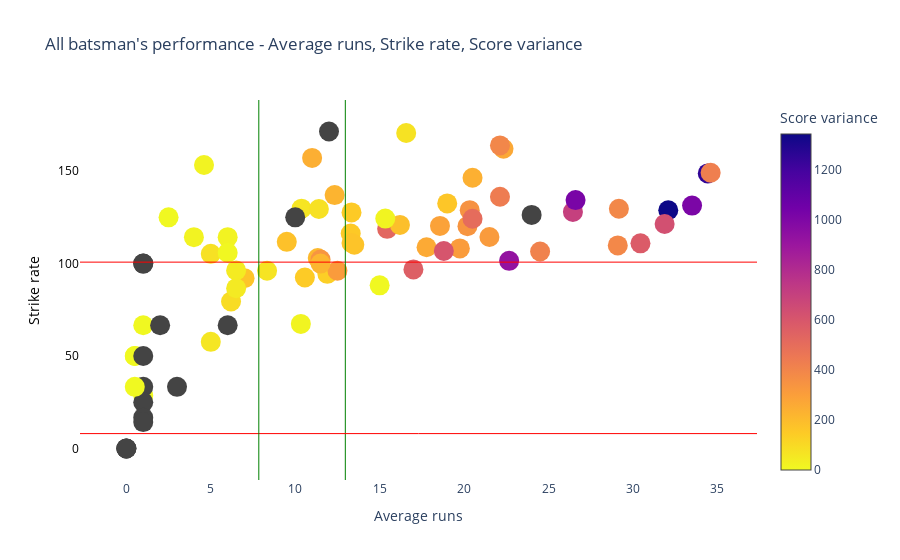
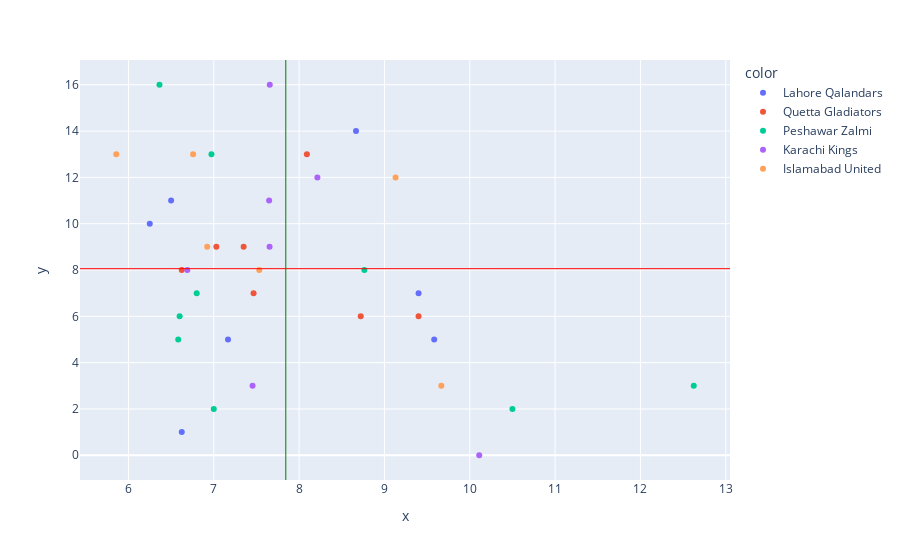

Notebook code cell kept with these figures, in order:
### Code cell
quadrant_chart(
    x=df_bowler['Economy'],
    y=df_bowler['wicket'],
    team=df_bowler['Bowling_team'],
    xtick_labels=['Low', 'High'],
    ytick_labels=['Low', 'High'],
    highlight_quadrants=[1]
)

### Figure 1 — Plotly figure (JSON) as saved in the notebook; plotly's stock layout.template omitted (floating-point values rounded to 4 significant figures)
{"data": [{"hoverinfo": "text", "marker": {"autocolorscale": true, "cmin": 0, "color": [1344.0, 387.9, 579.3, 632.1, 1250.0, 705.0, 315.4, 336.6, 267.0, 349.0, 437.3, 393.6, 390.2, 425.3, 163.2, 504.9, 259.4, 310.8, 561.2, 411.9, 528.0, 928.3, 1021.0, 289.6, 151.0, 134.8, 73.95, 605.7, 151.2, 63.41, 240.3, 189.2, 145.3, 209.1, 1012.0, 243.6, 76.8, 173.7, 339.7, 14.33, 170.3, 224.3, 170, 14.33, 91.7, 2, 43, 48.33, 312.5, 65.33, null, 18, 18.8, 220.5, 75.33, 180.5, 7, 18.67, 61, null, null, null, 4.5, 2, null, null, 0, 0.3333, 0.5, null, null, null, null, null, null, null, 0.5, null, null, null], "colorbar": {"title": {"text": "Score variance"}}, "reversescale": true, "size": 20, "symbol": "circle"}, "mode": "markers", "showlegend": false, "text": ["Kamran Akmal  Peshawar Zalmi", "Babar Azam  Karachi Kings", "DR Smith  Islamabad United", "RR Rossouw  Quetta Gladiators", "KP Pietersen  Quetta Gladiators", "Ahmed Shehzad  Quetta Gladiators", "KC Sangakkara  Karachi Kings", "Shoaib Malik  Karachi Kings", "KA Pollard  Karachi Kings", "Sarfraz Ahmed  Quetta Gladiators", "Fakhar Zaman  Lahore Qalandars", "Shahid Afridi  Peshawar Zalmi", "DJ Malan  Peshawar Zalmi", "JJ Roy  Lahore Qalandars", "SR Watson  Islamabad United", "Umar Akmal  Lahore Qalandars", "CH Gayle  Karachi Kings", "Misbah-ul-Haq  Islamabad United", "Mohammad Hafeez  Peshawar Zalmi", "Asad Shafiq  Quetta Gladiators", "BJ Haddin  Islamabad United", "EJG Morgan  Peshawar Zalmi", "SW Billings  Islamabad United", "Mohammad Rizwan  Lahore Qalandars", "DJG Sammy  Peshawar Zalmi", "RS Bopara  Karachi Kings", "SP Narine  Lahore Qalandars", "Tamim Iqbal  Peshawar Zalmi", "BB McCullum  Lahore Qalandars", "Imad Wasim  Karachi Kings", "CS Delport  Lahore Qalandars", "MN Samuels  Peshawar Zalmi", "GD Elliott  Lahore Qalandars", "Sohail Tanvir  Lahore Qalandars", "Hussain Talat  Islamabad United", "Shadab Khan  Islamabad United", "Anwar Ali  Quetta Gladiators", "Shakib Al Hasan  Peshawar Zalmi", "Asif Ali  Islamabad United", "Rafatullah Mohmand  Islamabad United", "NLTC Perera  Quetta Gladiators", "Mahmudullah  Quetta Gladiators", "Sohaib Maqsood  Peshawar Zalmi", "Haris Sohail  Peshawar Zalmi", "Wahab Riaz  Peshawar Zalmi", "BM Duckett  Islamabad United", "Hasan Khan  Quetta Gladiators", "CJ Jordan  Peshawar Zalmi", "Aamer Yamin  Lahore Qalandars", "Amad Butt  Islamabad United", "SM Ervine  Quetta Gladiators", "Mohammad Amir  Karachi Kings", "Hasan Ali  Peshawar Zalmi", "Yasir Shah  Lahore Qalandars", "Mohammad Nawaz (3)  Quetta Gladiators", "Shahzaib Hasan  Karachi Kings", "Saad Nasim  Quetta Gladiators", "Sohail Khan  Karachi Kings", "Iftikhar Ahmed  Peshawar Zalmi", "LJ Wright  Quetta Gladiators", "DPMD Jayawardene  Karachi Kings", "RR Emrit  Quetta Gladiators", "Usama Mir  Karachi Kings", "Mohammad Irfan (4)  Lahore Qalandars", "Anamul Haque  Quetta Gladiators", "Umar Gul  Quetta Gladiators", "Bilawal Bhatti  Lahore Qalandars", "Mohammad Sami  Islamabad United", "TS Mills  Quetta Gladiators", "N Pooran  Islamabad United", "Ghulam Mudassar  Lahore Qalandars", "Sharjeel Khan  Islamabad United", "Imran Khalid  Islamabad United", "Junaid Khan  Peshawar Zalmi", "Khushdil Shah  Peshawar Zalmi", "MN van Wyk  Quetta Gladiators", "Zulfiqar Babar  Quetta Gladiators", "Usman Khan  Karachi Kings", "Rumman Raees  Islamabad United", "Mohammad Irfan  Islamabad United"], "x": [32.09, 29.1, 30.44, 31.88, 34.43, 26.44, 21.5, 20.2, 22.33, 20.33, 22.12, 22.12, 29.17, 34.6, 19, 20.5, 17.78, 19.75, 17, 24.5, 15.44, 22.67, 26.6, 18.57, 13.33, 11.9, 16.57, 18.8, 13.29, 10.38, 20.5, 16.2, 10.57, 11.33, 33.5, 11, 11.4, 13.5, 11.5, 15.33, 13.33, 12.33, 7, 10.33, 6.2, 15, 6.5, 6.5, 12.5, 8.333, 24, 6, 4.6, 11.5, 5, 9.5, 6, 4, 5, 12, 10, 6, 2.5, 1, 3, 2, 1, 0.5, 0.5, 1, 1, 1, 1, 1, 1, 1, 0.5, 0, 0, 0], "y": [128.8, 109.8, 110.9, 121.4, 148.8, 128.0, 114.4, 120.2, 162.1, 128.9, 136.2, 163.9, 129.6, 149.1, 132.6, 124.2, 108.8, 108.2, 96.84, 106.5, 118.8, 101.5, 134.3, 120.4, 127.7, 94.44, 170.6, 106.8, 116.2, 129.7, 146.4, 120.9, 92.5, 103.0, 131.4, 157.1, 129.5, 110.2, 102.2, 124.3, 111.1, 137.0, 92.11, 67.39, 79.49, 88.24, 96.3, 86.67, 96.15, 96.15, 126.3, 114.3, 153.3, 100, 105.3, 111.8, 105.9, 114.3, 57.69, 171.4, 125, 66.67, 125, 66.67, 33.33, 66.67, 28.57, 50, 50, 33.33, 100, 25, 100, 50, 16.67, 14.29, 33.33, 0, 0, 0], "type": "scatter"}], "layout": {"paper_bgcolor": "white", "plot_bgcolor": "white", "title": {"text": "All batsman's performance - Average runs, Strike rate, Score variance"}, "xaxis": {"showgrid": false, "title": {"text": "Average runs"}, "zeroline": false}, "yaxis": {"color": "black", "showgrid": true, "title": {"font": {"color": "black"}, "text": "Strike rate"}, "zeroline": false}, "shapes": [{"line": {"color": "red", "width": 1}, "type": "line", "x0": 0, "x1": 1, "xref": "x domain", "y0": 100.8, "y1": 100.8, "yref": "y"}, {"line": {"color": "green", "width": 1}, "type": "line", "x0": 12.97, "x1": 12.97, "xref": "x", "y0": 0, "y1": 1, "yref": "y domain"}, {"line": {"color": "red", "width": 1}, "type": "line", "x0": 0, "x1": 1, "xref": "x domain", "y0": 8.056, "y1": 8.056, "yref": "y"}, {"line": {"color": "green", "width": 1}, "type": "line", "x0": 7.844, "x1": 7.844, "xref": "x", "y0": 0, "y1": 1, "yref": "y domain"}]}}

### Figure 2 — Plotly figure (JSON) as saved in the notebook; plotly's stock layout.template omitted (floating-point values rounded to 4 significant figures)
{"data": [{"hovertemplate": "color=Lahore Qalandars<br>x=%{x}<br>y=%{y}<extra></extra>", "legendgroup": "Lahore Qalandars", "marker": {"color": "#636efa", "symbol": "circle"}, "mode": "markers", "name": "Lahore Qalandars", "orientation": "v", "showlegend": true, "x": [7.167, 6.625, 9.583, 9.4, 6.5, 8.667, 6.25], "xaxis": "x", "y": [5, 1, 5, 7, 11, 14, 10], "yaxis": "y", "type": "scatter"}, {"hovertemplate": "color=Quetta Gladiators<br>x=%{x}<br>y=%{y}<extra></extra>", "legendgroup": "Quetta Gladiators", "marker": {"color": "#EF553B", "symbol": "circle"}, "mode": "markers", "name": "Quetta Gladiators", "orientation": "v", "showlegend": true, "x": [9.4, 7.03, 7.467, 8.091, 8.722, 7.35, 6.625], "xaxis": "x", "y": [6, 9, 7, 13, 6, 9, 8], "yaxis": "y", "type": "scatter"}, {"hovertemplate": "color=Peshawar Zalmi<br>x=%{x}<br>y=%{y}<extra></extra>", "legendgroup": "Peshawar Zalmi", "marker": {"color": "#00cc96", "symbol": "circle"}, "mode": "markers", "name": "Peshawar Zalmi", "orientation": "v", "showlegend": true, "x": [6.8, 10.5, 6.973, 12.62, 8.765, 6.6, 7, 6.583, 6.364], "xaxis": "x", "y": [7, 2, 13, 3, 8, 6, 2, 5, 16], "yaxis": "y", "type": "scatter"}, {"hovertemplate": "color=Karachi Kings<br>x=%{x}<br>y=%{y}<extra></extra>", "legendgroup": "Karachi Kings", "marker": {"color": "#ab63fa", "symbol": "circle"}, "mode": "markers", "name": "Karachi Kings", "orientation": "v", "showlegend": true, "x": [6.69, 7.649, 10.11, 7.455, 7.656, 8.214, 7.654], "xaxis": "x", "y": [8, 11, 0, 3, 16, 12, 9], "yaxis": "y", "type": "scatter"}, {"hovertemplate": "color=Islamabad United<br>x=%{x}<br>y=%{y}<extra></extra>", "legendgroup": "Islamabad United", "marker": {"color": "#FFA15A", "symbol": "circle"}, "mode": "markers", "name": "Islamabad United", "orientation": "v", "showlegend": true, "x": [7.533, 6.758, 5.857, 9.13, 9.667, 6.923], "xaxis": "x", "y": [8, 13, 13, 12, 3, 9], "yaxis": "y", "type": "scatter"}], "layout": {"xaxis": {"anchor": "y", "domain": [0, 1], "title": {"text": "x"}}, "yaxis": {"anchor": "x", "domain": [0, 1], "title": {"text": "y"}}, "legend": {"title": {"text": "color"}, "tracegroupgap": 0}, "margin": {"t": 60}, "shapes": [{"line": {"color": "red", "width": 1}, "type": "line", "x0": 0, "x1": 1, "xref": "x domain", "y0": 8.056, "y1": 8.056, "yref": "y"}, {"line": {"color": "green", "width": 1}, "type": "line", "x0": 7.844, "x1": 7.844, "xref": "x", "y0": 0, "y1": 1, "yref": "y domain"}]}}
